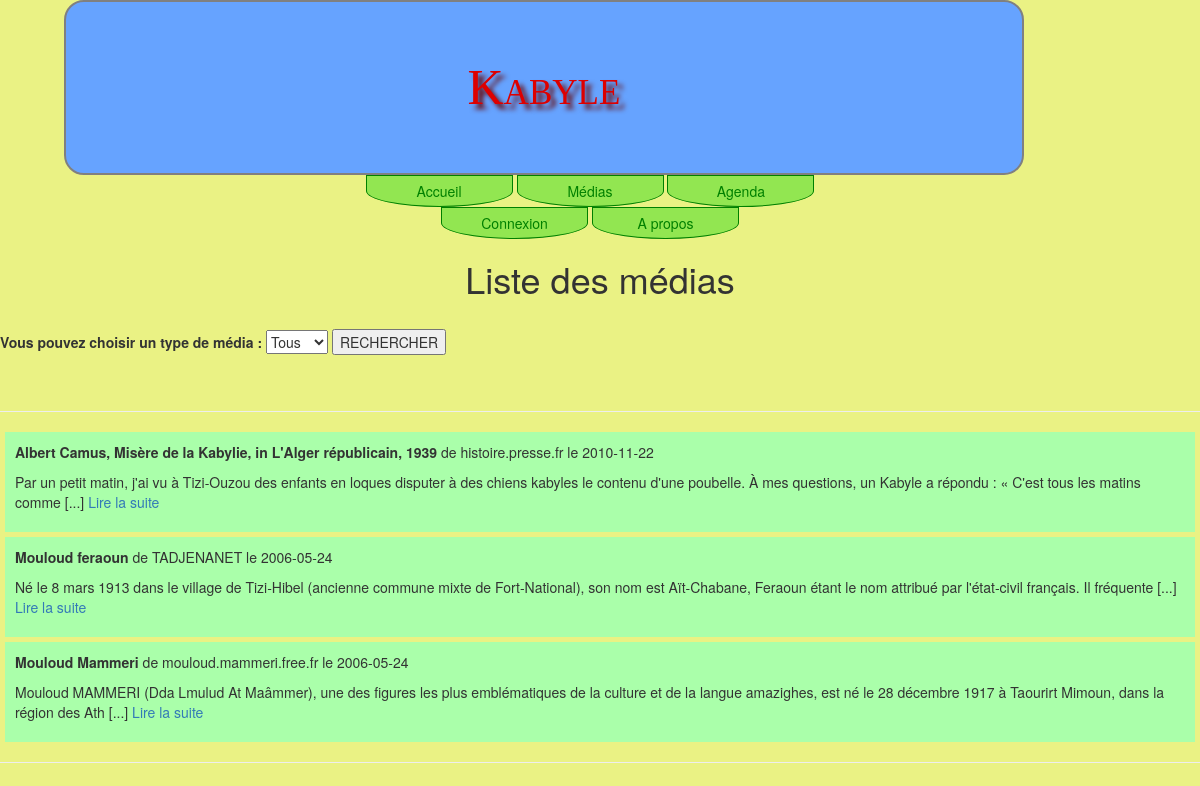
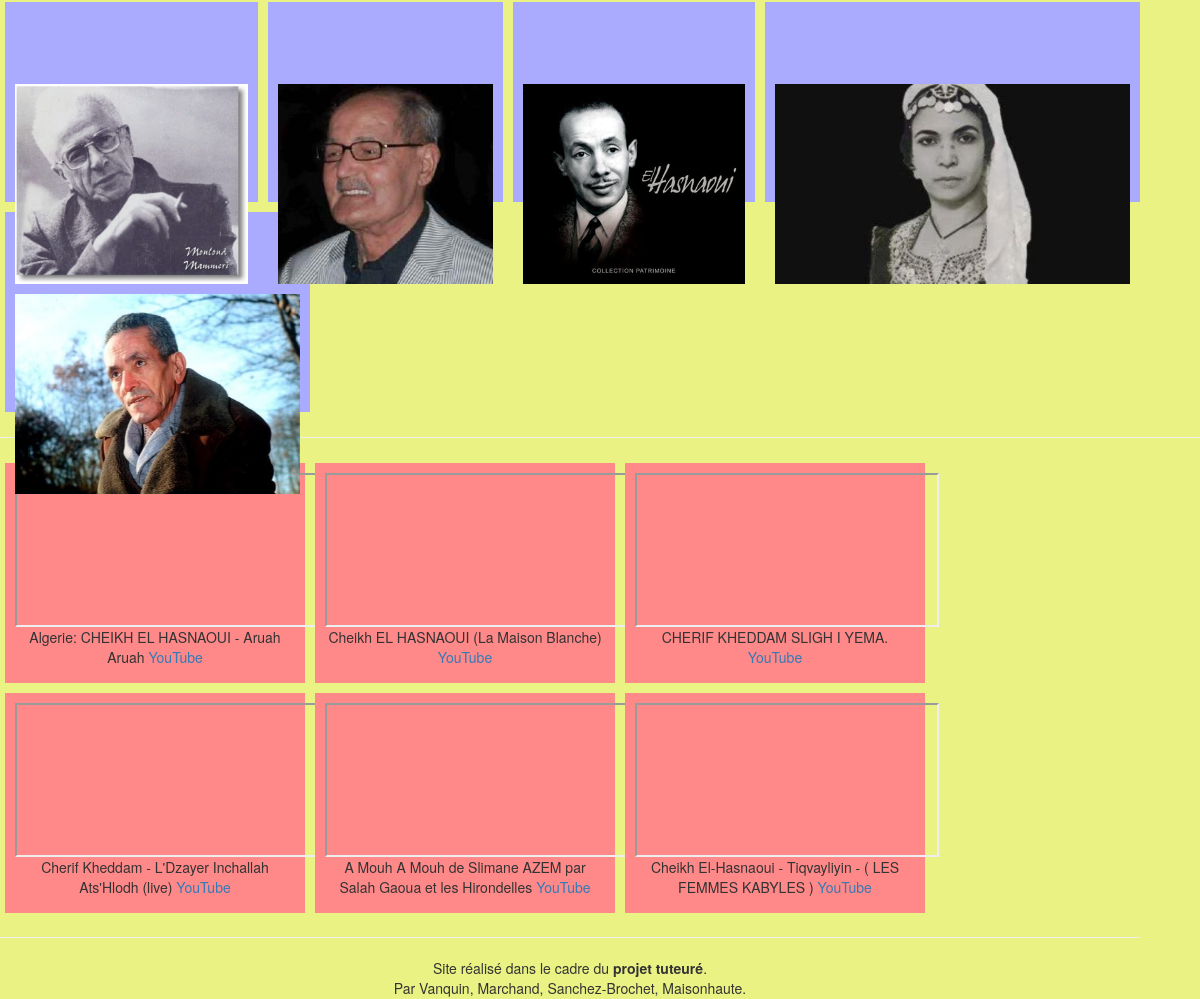
/index.php?page=media, run on the app's committed database (2 pictures, top to bottom).
### tables this page shows
CREATE TABLE IF NOT EXISTS `Articles` (
  `idArticle` int(10) NOT NULL,
  `titre` varchar(255) NOT NULL DEFAULT '',
  `auteur` varchar(255) NOT NULL DEFAULT '',
  `contenu` text NOT NULL,
  `dateArticle` date NOT NULL,
  `heureArticle` time NOT NULL,
  `photo` varchar(255) DEFAULT NULL COMMENT 'URL de la Photo'
);

CREATE TABLE IF NOT EXISTS `Photos` (
  `idPhoto` int(10) NOT NULL,
  `nomPhoto` varchar(50) NOT NULL,
  `datePhoto` date NOT NULL,
  `descriptionPhoto` varchar(200) DEFAULT NULL
);

CREATE TABLE IF NOT EXISTS `Videos` (
  `idVideo` int(10) NOT NULL,
  `titre` varchar(200) DEFAULT NULL,
  `url` varchar(100) NOT NULL,
  `dateVideo` date NOT NULL,
  `descriptionVideo` varchar(200) DEFAULT NULL
);

### bin/Phototeque.php (called while the page is built)
<?php
	$host ="localhost";
	$user ="p1405185";
	$password ="213980";
	$nombase ="p1405185";
?>

### model/Model.php (called while the page is built)
<?php
	abstract class Model{
		private static $bdd;
		protected function executerRequete($sql,$params=null){
			if ($params == null) {
				$resultat = self::getBdd()->query($sql);
			}
			else {
				$resultat = self::getBdd()->prepare($sql);
				$resultat->execute($params);
			}
			return $resultat;
		}
		private static function getBdd() {
			if(self::$bdd == null){
				require 'bin/Phototeque.php';
				self::$bdd = new PDO('mysql:host='.$host .';dbname='.$nombase,$user,$password);
				self::$bdd->exec('SET NAMES utf8');
				self::$bdd->setAttribute(PDO::ATTR_ERRMODE, PDO::ERRMODE_EXCEPTION);
			}
			return self::$bdd;
		}
	}
?>

### model/PhotoManager.php (called while the page is built, shortened)
<?php
class PhotoManager extends Model{
	public function getPhotos() {
		$reponse = $this ->executerRequete('SELECT * FROM Photos order by datePhoto desc');
		$photos=$reponse->fetchAll();
		return $photos;
	}
}
?>

### model/VideoManager.php (called while the page is built, shortened)
<?php
class VideoManager extends Model{
	public function getVideos(){
	$reponse = $this->executerRequete('SELECT * FROM Videos order by dateVideo desc');
		$videos=$reponse->fetchAll();
		return $videos;
	}
}
?>

### views/media.php (the view, shortened to what this page needs)
<?php
	$obj = new ArticleManager();
	echo '
		<h1>Liste des médias</h1>
		<br/><form method="POST" action="index.php?page=media">
			<label>Vous pouvez choisir un type de média : </label>
			<SELECT name="typeMedia" >
				<option value="tous"> Tous </option>
				<option value="A"> Article </option>
				<option value="I"> Image </option>
				<option value="V"> Vidéo </option>
			</SELECT>
			<button type="submit"> RECHERCHER </button>
		</form>
	<br/>';
	if(isset($article)){
		echo '<hr/>';
		foreach($article as $data){
			echo '<div class="blocArticle">
						<span><P><b>'.$data['titre'].'</b> de '.$data['auteur'].' le '.$data['dateArticle'].'</P></span>
						<span>';
			$contenu = nl2br(stripslashes($data['contenu']));
			$texte = $obj->tronquer($contenu,200,$data['idArticle']);
			echo $texte;
			echo'</span>
				</div>' ;
		}
	}
	if(isset($photo)){
		echo '<hr/>';
		foreach($photo as $data){
			echo '<div class="blocPhoto">
						<span><P><a href="index.php?page=detailPhoto&amp;idPhoto='.$data['idPhoto'].'"target="_blank" ><img src="assets/images/' .$data['nomPhoto'].'" alt="'.$data['descriptionPhoto'].'"/></a></P></span>
				</div>' ;
		}
	}
	if(isset($video)){
		echo '<hr/>';
		foreach($video as $data){
			echo '<div class="blocVideo">
						<div><iframe src="'.$data['url'].'" ></iframe></div>
						<div><P>'.$data['titre'].'</P>
						<P><a href="'.$data['url'].'">YouTube</a></P></div>
				</div>' ;
		}
	}
	$content = ob_get_clean();
	include('views/layout.php');
?>

### model/ArticleManager.php (shortened to what this page needs)
<?php
class ArticleManager extends Model{
	public function getArticles() {
		$reponse = $this ->executerRequete('SELECT * FROM Articles order by dateArticle desc, heureArticle desc');
		$articles=$reponse->fetchAll();
		return $articles;
	}
	public function tronquer($texte,$n,$id)
	{
		if (strlen($texte) > $n)
		{
			$texte = substr($texte, 0, $n);
			$position_espace = strrpos($texte, " ");
			$texte = substr($texte, 0, $position_espace);
			$texte .= ' [...] <a href="index.php?page=detailMedia&idArticle='.$id.'" target="_blank">Lire la suite</a></p>';
			return $texte;
		}
		else
		{
			return $texte;
		}
	}
}
?>

### index.php (shortened to what this page needs)
<?php
require_once('model/Model.php');
require_once('model/ArticleManager.php');
require_once('model/PhotoManager.php');
require_once('model/VideoManager.php');
	if(isset($_SESSION['Login'])){
		$profil='<li><a href="index.php?page=espacePerso">'.$_SESSION['Login'].'</a></li>';
		$etatCo="Déconnexion";
	} else {
		$etatCo="Connexion";
	}
	if (isset($_GET['page'])){
		if($_GET['page'] == 'who'){
			include('views/who.php');
		}
		elseif($_GET['page'] == 'media'){
			if (isset($_POST['typeMedia'])){
				if($_POST['typeMedia']=='A'){
					$obj1 = new ArticleManager();
					$article = $obj1->getArticles();
				} elseif($_POST['typeMedia']=='I') {
					$obj2 = new PhotoManager();
					$photo = $obj2->getPhotos();
				} elseif($_POST['typeMedia']=='V') {
					$obj3 = new VideoManager();
					$video = $obj3->getVideos();
				} else{
					$obj1 = new ArticleManager();
					$article = $obj1->getArticles();
					$obj2 = new PhotoManager();
					$photo = $obj2->getPhotos();
					$obj3 = new VideoManager();
					$video = $obj3->getVideos();
				}
			} else {
				$obj1 = new ArticleManager();
				$article = $obj1->getArticles();
				$obj2 = new PhotoManager();
				$photo = $obj2->getPhotos();
				$obj3 = new VideoManager();
				$video = $obj3->getVideos();
			}
			include('views/media.php');
		}
		elseif($_GET['page'] == 'detailMedia'){
			$obj = new ArticleManager();
			$article = $obj->getDetailsArticle($_GET['idArticle']);
			include('views/detailMedia.php');
		}
		elseif($_GET['page'] == 'detailPhoto'){
			$obj = new PhotoManager();
			$photo = $obj->getDetailsPhoto($_GET['idPhoto']);
			include('views/detailPhoto.php');
		}
		elseif($_GET['page'] == 'agenda'){
			$obj = new EventManager();
			$event = $obj->getEvent();
			include('views/agenda.php');
		}
		elseif($_GET['page'] == 'detailEvent'){
			$obj = new EventManager();
			$event = $obj->getDetailEvent($_GET['idEvent']);
			include('views/detailEvent.php');
		}
		else {
			include('views/error.php');
		}
	}
?>

### views/layout.php (shortened to what this page needs)
<!doctype html>
<html lang="fr">
<head>
	<link rel="stylesheet" href="http://maxcdn.bootstrapcdn.com/bootstrap/3.3.6/css/bootstrap.min.css">
	<link rel="stylesheet" media="screen, print, handheld" type="text/css" href="assets/css/calendrier.css" />
	<link rel="stylesheet" type="text/css" media="handheld and (max-width:800px)" href="assets/css/mediaStyle.css" />
	<link rel="stylesheet" type="text/css" href="assets/css/style.css" />
</head>
<body>
	<header>Kabyle</header>
	<nav  id="menu" class="_" role="navigation">
		<ul class="menu">
			<li class="first"><a href="index.php" title="" class="active">Accueil</a></li>
			<li><a href="index.php?page=media" title="La liste des ressources">Médias</a></li>
			<li><a href="index.php?page=agenda" title="La liste des événements">Agenda</a></li>
			<br/>
			<li class="last"><a href="index.php?page=connexion" title="Connexion - Déconnexion"><?php echo $etatCo; ?></a></li>
			<li class="first"><a href="index.php?page=who" title="" class="active">A propos</a></li>
		</ul>
	</nav>
	<content>
	<?php echo"$content" ?>
	</content>
	<footer><hr/>Site réalisé dans le cadre du <b>projet tuteuré</b>.<br/>Par Vanquin, Marchand, Sanchez-Brochet, Maisonhaute.</footer>
</body>
</html>

### assets/css/style.css (style rules this page uses)
header { display : inline-block; background: #66a3ff; color : #d00; text-shadow: 5px 5px 5px #600; font-size : 50px; font-family : fantasy; font-variant : small-caps; z-index: 1000; position: relative; padding: 50px; margin-bottom : 0px; margin-left : 5%; margin-right : 5%; border : 2px solid grey; text-align : center; width : 80%; border-radius : 20px; }
h1 { text-align : center; }
nav { margin-top : 0px; margin-left : 5%; margin-right : 5%; width : 85%; }
nav ul { margin : 0px; text-align : center; }
nav li { display : inline-block; background-color : #92E651; width : 15%; padding : 5px; border : 1px solid green; border-bottom-left-radius : 50%; border-bottom-right-radius : 50%; text-align : center; }
#menu ul li a, #menu li:hover li a { color : green; font-size:1em; text-decoration : none; }
content { margin : 10px; }
footer { display : inline-block; position : relative; bottom : 1px; text-align : center; width : 95%; }
.blocArticle { height:100px; background-color:#afa; margin: 5px; padding : 10px; }
.blocPhoto { height:200px; background-color:#aaf; margin: 5px; padding : 10px; display : inline-block; }
.blocPhoto img { height:200px; float:left; left:0; top:-1px; }
.blocPhoto P { display:inline; position:relative; top:40%; }
.blocVideo { height:220px; width : 300px; background-color:#f88; margin: 5px; padding : 10px; display : inline-block; text-align : center; }
.blocVideo iframe { height:auto; top:-1px; }
.blocVideo a { float:center; }
.blocVideo P { display:inline; }

### data on the page
articles: titre "Albert Camus, Misère de la Kabylie, in L'Alger républicain, 1939", auteur "histoire.presse.fr", dateArticle "2010-11-22", texte "Par un petit matin, j'ai vu à Tizi-Ouzou des enfants en loques disputer à des chiens kabyles le contenu d'une poubelle. À mes questions, un Kabyle a répondu : « C'est tous les matins comme"
articles: titre "Mouloud feraoun", auteur "TADJENANET", dateArticle "2006-05-24", texte "Né le 8 mars 1913 dans le village de Tizi-Hibel (ancienne commune mixte de Fort-National), son nom est Aït-Chabane, Feraoun étant le nom attribué par l'état-civil français. Il fréquente"
articles: titre "Mouloud Mammeri", auteur "mouloud.mammeri.free.fr", dateArticle "2006-05-24", texte "Mouloud MAMMERI (Dda Lmulud At Maâmmer), une des figures les plus emblématiques de la culture et de la langue amazighes, est né le 28 décembre 1917 à Taourirt Mimoun, dans la région des Ath"
photos: nomPhoto (picture)
photos: nomPhoto (picture)
photos: nomPhoto (picture)
photos: nomPhoto (picture)
photos: nomPhoto (picture)
videos: titre "Algerie: CHEIKH EL HASNAOUI - Aruah Aruah"
videos: titre "Cheikh EL HASNAOUI (La Maison Blanche)"
videos: titre "CHERIF KHEDDAM SLIGH I YEMA."
videos: titre "Cherif Kheddam - L'Dzayer Inchallah Ats'Hlodh (live)"
videos: titre "A Mouh A Mouh de Slimane AZEM par Salah Gaoua et les Hirondelles"
videos: titre "Cheikh El-Hasnaoui - Tiqvayliyin - ( LES FEMMES KABYLES )"

### other printed values
$etatCo "Connexion"
